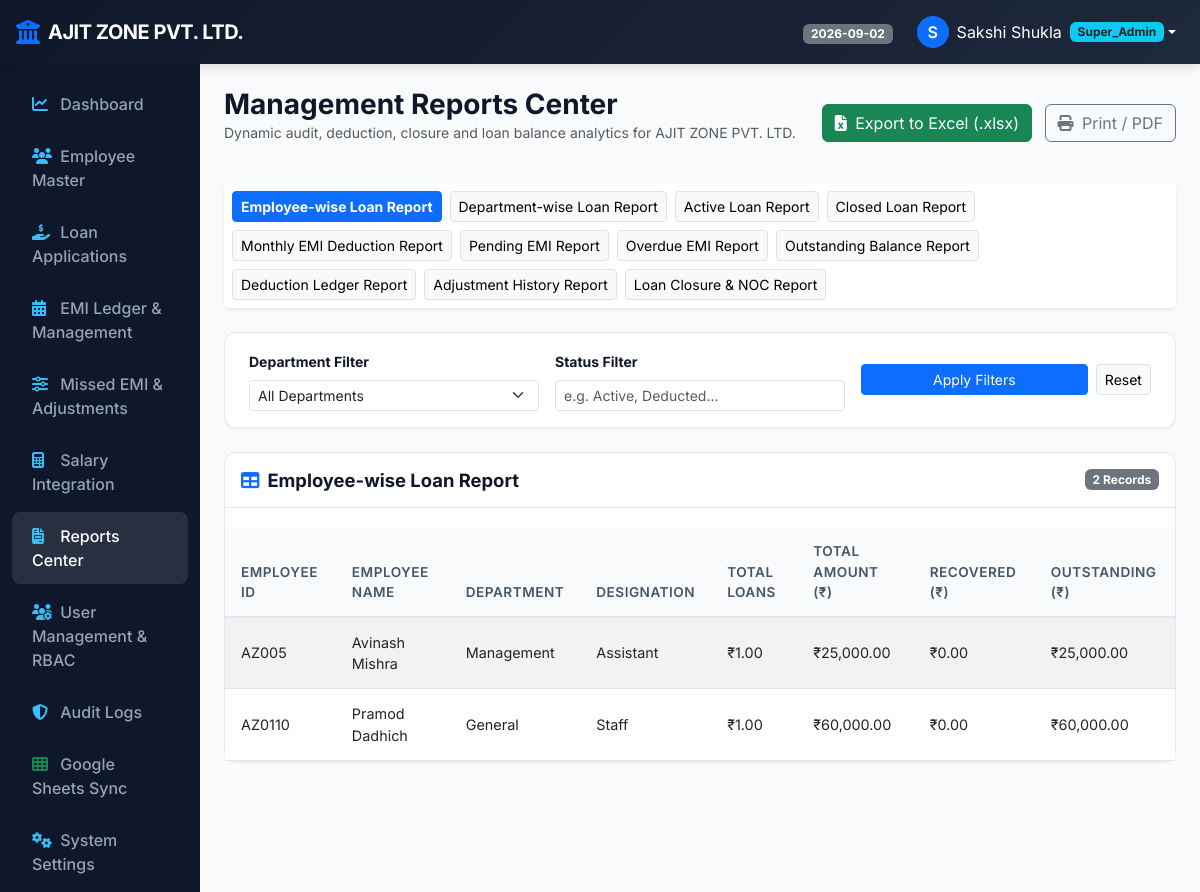
/reports?type=employee_loans (signed in), run on the app's committed database.
### models.py (models this page shows, shortened)
class SystemSetting(db.Model):
    __tablename__ = 'system_settings'
    id = db.Column(db.Integer, primary_key=True)
    key = db.Column(db.String(64), unique=True, nullable=False)
    value = db.Column(db.Text, nullable=True)
    description = db.Column(db.String(256), nullable=True)
    updated_at = db.Column(db.DateTime, default=datetime.utcnow, onupdate=datetime.utcnow)

class User(db.Model):
    __tablename__ = 'users'
    id = db.Column(db.Integer, primary_key=True)
    username = db.Column(db.String(64), unique=True, nullable=False, index=True)
    password_hash = db.Column(db.String(256), nullable=False)
    full_name = db.Column(db.String(128), nullable=False)
    email = db.Column(db.String(128), nullable=True)
    role = db.Column(db.String(32), nullable=False, default='HR')
    employee_id = db.Column(db.Integer, db.ForeignKey('employees.id'), nullable=True)
    permissions = db.Column(db.Text, nullable=True)
    is_primary_superadmin = db.Column(db.Boolean, default=False)
    is_active = db.Column(db.Boolean, default=True)
    created_at = db.Column(db.DateTime, default=datetime.utcnow)
    employee = db.relationship('Employee', foreign_keys=[employee_id], backref='user_account', uselist=False)
    def is_superadmin(self):
        return self.role == 'Super_Admin' or self.is_primary_superadmin
    def has_permission(self, module, action):
        if self.is_superadmin():
            return True
    def can_view_all(self, module):
        if self.is_superadmin():
            return True
        perms = self.get_permissions()
        actions = perms.get(module, [])
        return 'view_all' in actions

class Employee(db.Model):
    __tablename__ = 'employees'
    id = db.Column(db.Integer, primary_key=True)
    emp_id = db.Column(db.String(32), unique=True, nullable=False, index=True)
    name = db.Column(db.String(128), nullable=False)
    department = db.Column(db.String(64), nullable=False, index=True)
    designation = db.Column(db.String(64), nullable=False)
    current_salary = db.Column(db.Float, nullable=False, default=0.0)
    email = db.Column(db.String(128), nullable=True)
    phone = db.Column(db.String(32), nullable=True)
    pan_number = db.Column(db.String(32), nullable=True)
    aadhar_number = db.Column(db.String(32), nullable=True)
    bank_name = db.Column(db.String(64), nullable=True)
    bank_account_no = db.Column(db.String(64), nullable=True)
    ifsc_code = db.Column(db.String(32), nullable=True)
    status = db.Column(db.String(16), nullable=False, default='Active') # Active, Inactive, Terminated
    hiring_date = db.Column(db.Date, nullable=True)
    joining_date = db.Column(db.Date, nullable=True)
    address = db.Column(db.Text, nullable=True)
    city = db.Column(db.String(64), nullable=True)
    emergency_contact = db.Column(db.String(64), nullable=True)
    emergency_relation = db.Column(db.String(32), nullable=True)
    emergency_phone = db.Column(db.String(32), nullable=True)
    created_at = db.Column(db.DateTime, default=datetime.utcnow)
    updated_at = db.Column(db.DateTime, default=datetime.utcnow, onupdate=datetime.utcnow)
    loans = db.relationship('Loan', backref='employee', lazy=True)

### routes/reports.py (the view, shortened to what this page needs)
@reports_bp.route('/reports')
@login_required
@permission_required('reports', 'view')
def index():
    report_type = request.args.get('type', 'active_loans')
    dept_filter = request.args.get('department', '').strip()
    status_filter = request.args.get('status', '').strip()
    start_date = request.args.get('start_date', '').strip()
    end_date = request.args.get('end_date', '').strip()
    export_fmt = request.args.get('export', '').strip()
    if export_fmt == 'excel':
        if not (g.user.is_superadmin() or g.user.has_permission('reports', 'export')):
            flash('Access Denied: You do not have permission to export reports to Excel.', 'danger')
            return redirect(url_for('reports.index', type=report_type))
    emp_id_filter = None
    if not g.user.can_view_all('reports'):
        emp_id_filter = g.user.employee_id or -1
    columns, rows = generate_report_data(report_type, dept_filter, status_filter, start_date, end_date, emp_id_filter=emp_id_filter)
    departments = db.session.query(Employee.department).distinct().all()
    departments = [d[0] for d in departments if d[0]]
    return render_template(
        'reports/index.html',
        report_types=REPORT_TYPES,
        current_report=report_type,
        columns=columns,
        rows=rows,
        departments=departments,
        selected_dept=dept_filter,
        selected_status=status_filter,
        start_date=start_date,
        end_date=end_date
    )

### templates/reports/index.html (shortened to what this page needs)
{% extends 'base.html' %}
{% block content %}
<div class="d-flex justify-content-between align-items-center mb-4">
    <div>
        <h3 class="fw-bold mb-0">Management Reports Center</h3>
        <p class="text-muted small">Dynamic audit, deduction, closure and loan balance analytics for {{ COMPANY_NAME }}</p>
    </div>
    <div>
        {% if has_perm('reports', 'export') or is_superadmin() %}
        <a href="{{ url_for('reports.index', type=current_report, department=selected_dept, status=selected_status, export='excel') }}" class="btn btn-success me-2">
            <i class="fa-solid fa-file-excel me-1"></i> Export to Excel (.xlsx)
        </a>
        {% endif %}
        <button type="button" onclick="window.print()" class="btn btn-outline-secondary">
            <i class="fa-solid fa-print me-1"></i> Print / PDF
        </button>
    </div>
</div>
<div class="card mb-4 shadow-sm border-0">
    <div class="card-body p-2">
        <div class="d-flex flex-wrap gap-2">
            {% for r_key, r_name in report_types.items() %}
            <a href="{{ url_for('reports.index', type=r_key) }}" class="btn btn-sm {% if current_report == r_key %}btn-primary fw-bold{% else %}btn-light border{% endif %}">
                {{ r_name }}
            </a>
            {% endfor %}
        </div>
    </div>
</div>
<div class="content-card mb-4 py-3">
    <form method="GET" action="{{ url_for('reports.index') }}" class="row g-3 align-items-center">
        <div class="col-md-4">
            <label class="form-label small fw-bold">Department Filter</label>
            <select name="department" class="form-select form-select-sm" onchange="this.form.submit()">
                <option value="">All Departments</option>
            </select>
        </div>
        <div class="col-md-4">
            <label class="form-label small fw-bold">Status Filter</label>
            <input type="text" name="status" class="form-control form-control-sm" placeholder="e.g. Active, Deducted..." value="{{ selected_status }}">
        </div>
        <div class="col-md-4 d-flex align-items-end gap-2">
            <button type="submit" class="btn btn-sm btn-primary w-100">Apply Filters</button>
            <a href="{{ url_for('reports.index', type=current_report) }}" class="btn btn-sm btn-light border">Reset</a>
        </div>
    </form>
</div>
<div class="content-card p-0">
    <div class="card-header-flex px-3 pt-3">
        <h5 class="card-title-main"><i class="fa-solid fa-table me-2 text-primary"></i>{{ report_types.get(current_report) }}</h5>
        <span class="badge bg-secondary">{{ rows | length }} Records</span>
    </div>
    <div class="table-responsive">
        <table class="table table-custom table-striped">
            <thead>
                <tr>
                    {% for col in columns %}
                    <th>{{ col }}</th>
                    {% endfor %}
                </tr>
            </thead>
            <tbody>
                {% for row in rows %}
                <tr>
                    {% for cell in row %}
                    <td>
                        {% if cell is number %}
                            {% if loop.index in [5, 6, 7, 8] and current_report != 'dept_loans' %}
                                {{ cell | inr }}
                            {% else %}
                                {{ cell }}
                            {% endif %}
                        {% else %}
                            {{ cell }}
                        {% endif %}
                    </td>
                    {% endfor %}
                </tr>
                {% else %}
                <tr><td colspan="{{ columns | length }}" class="text-center text-muted py-4">No records matching report criteria.</td></tr>
                {% endfor %}
            </tbody>
        </table>
    </div>
</div>
{% endblock %}

### templates/base.html (shortened to what this page needs)
<!DOCTYPE html>
<html lang="en">
<head>
    <link href="https://cdn.jsdelivr.net/npm/bootstrap@5.3.0/dist/css/bootstrap.min.css" rel="stylesheet">
    <link href="https://cdnjs.cloudflare.com/ajax/libs/font-awesome/6.4.0/css/all.min.css" rel="stylesheet">
    <link href="{{ url_for('static', filename='css/custom.css') }}" rel="stylesheet">
</head>
<body>
    {% if session.get('user_id') %}
    <nav class="navbar navbar-expand-lg bg-brand-header navbar-dark sticky-top">
        <div class="container-fluid px-3">
            <a class="navbar-brand d-flex align-items-center" href="{{ url_for('dashboard.index') }}">
                <i class="fa-solid fa-building-columns text-primary me-2 fs-4"></i>
                <span class="navbar-brand-title">{{ COMPANY_NAME }}</span>
            </a>
            <div class="collapse navbar-collapse" id="navbarMain">
                <ul class="navbar-nav ms-auto align-items-center">
                    <li class="nav-item me-3 text-light">
                        <small class="text-muted"><i class="fa-regular fa-calendar-check me-1"></i>System Date:</small>
                        <span class="badge bg-secondary">2026-09-02</span>
                    </li>
                    <li class="nav-item dropdown">
                        <a class="nav-link dropdown-toggle d-flex align-items-center text-white" href="#" id="userDropdown" role="button" data-bs-toggle="dropdown">
                            <div class="bg-primary text-white rounded-circle d-flex align-items-center justify-content-center me-2" style="width: 32px; height: 32px; font-weight: 600;">
                                {{ session.get('full_name', 'U')[0] }}
                            </div>
                            <span>{{ session.get('full_name') }}</span>
                            <span class="badge bg-info ms-2 text-dark">{{ session.get('user_role') }}</span>
                        </a>
                    </li>
                </ul>
            </div>
        </div>
    </nav>
    <div class="container-fluid">
        <div class="row">
            <nav class="col-md-3 col-lg-2 d-md-block main-sidebar collapse">
                <div class="position-sticky">
                    <ul class="nav flex-column">
                        {% if has_perm('dashboard', 'view_all') or is_superadmin() %}
                        <li class="nav-item">
                            <a class="nav-link {% if request.endpoint == 'dashboard.index' %}active{% endif %}" href="{{ url_for('dashboard.index') }}">
                                <i class="fa-solid fa-chart-line"></i> Dashboard
                            </a>
                        </li>
                        {% endif %}
                        {% if has_perm('employees', 'view_all') or has_perm('employees', 'view_own') or is_superadmin() %}
                        <li class="nav-item">
                            <a class="nav-link {% if 'employee' in request.endpoint %}active{% endif %}" href="{{ url_for('employee.index') }}">
                                <i class="fa-solid fa-users"></i> Employee Master
                            </a>
                        </li>
                        {% endif %}
                        {% if has_perm('loan_applications', 'view_all') or has_perm('loan_applications', 'view_own') or has_perm('loan_applications', 'add') or is_superadmin() %}
                        <li class="nav-item">
                            <a class="nav-link {% if 'loan' in request.endpoint %}active{% endif %}" href="{{ url_for('loan.index') }}">
                                <i class="fa-solid fa-hand-holding-dollar"></i> Loan Applications
                            </a>
                        </li>
                        {% endif %}
                        {% if has_perm('emi', 'view_all') or has_perm('emi', 'view_own') or is_superadmin() %}
                        <li class="nav-item">
                            <a class="nav-link {% if 'emi.management' in request.endpoint %}active{% endif %}" href="{{ url_for('emi.management') }}">
                                <i class="fa-solid fa-calendar-days"></i> EMI Ledger & Management
                            </a>
                        </li>
                        {% endif %}
                        {% if has_perm('adjustments', 'view_all') or has_perm('adjustments', 'view_own') or is_superadmin() %}
                        <li class="nav-item">
                            <a class="nav-link {% if 'emi.adjustments' in request.endpoint %}active{% endif %}" href="{{ url_for('emi.adjustments') }}">
                                <i class="fa-solid fa-sliders"></i> Missed EMI & Adjustments
                            </a>
                        </li>
                        {% endif %}
                        {% if has_perm('salary', 'view_all') or is_superadmin() %}
                        <li class="nav-item">
                            <a class="nav-link {% if 'salary' in request.endpoint %}active{% endif %}" href="{{ url_for('salary.index') }}">
                                <i class="fa-solid fa-calculator"></i> Salary Integration
                            </a>
                        </li>
                        {% endif %}
                        {% if has_perm('reports', 'view_all') or has_perm('reports', 'view_own') or is_superadmin() %}
                        <li class="nav-item">
                            <a class="nav-link {% if 'reports' in request.endpoint %}active{% endif %}" href="{{ url_for('reports.index') }}">
                                <i class="fa-solid fa-file-invoice"></i> Reports Center
                            </a>
                        </li>
                        {% endif %}
                        {% if has_perm('user_mgmt', 'view_all') or is_superadmin() %}
                        <li class="nav-item">
                            <a class="nav-link {% if 'user_mgmt' in request.endpoint %}active{% endif %}" href="{{ url_for('user_mgmt.index') }}">
                                <i class="fa-solid fa-users-gear"></i> User Management & RBAC
                            </a>
                        </li>
                        {% endif %}
                        {% if has_perm('audit_logs', 'view_all') or is_superadmin() %}
                        <li class="nav-item">
                            <a class="nav-link {% if 'audit' in request.endpoint %}active{% endif %}" href="{{ url_for('audit.index') }}">
                                <i class="fa-solid fa-shield-halved"></i> Audit Logs
                            </a>
                        </li>
                        {% endif %}
                        {% if has_perm('settings', 'view_all') or has_perm('settings', 'manage') or is_superadmin() %}
                        <li class="nav-item">
                            <a class="nav-link {% if 'google_sheets' in request.endpoint %}active{% endif %}" href="{{ url_for('google_sheets.index') }}">
                                <i class="fa-solid fa-table-cells text-success"></i> Google Sheets Sync
                            </a>
                        </li>
                        <li class="nav-item">
                            <a class="nav-link {% if 'settings' in request.endpoint and 'google_sheets' not in request.endpoint %}active{% endif %}" href="{{ url_for('settings.index') }}">
                                <i class="fa-solid fa-gears"></i> System Settings
                            </a>
                        </li>
                        {% endif %}
                    </ul>
                </div>
            </nav>
            <main class="col-md-9 ms-sm-auto col-lg-10 px-md-4 py-4">
                {% block content %}{% endblock %}
            </main>
        </div>
    </div>
    {% else %}
        {% block login_content %}{% endblock %}
    {% endif %}
</body>
</html>

### data on the page
SystemSetting: value "AJIT ZONE PVT. LTD."
User: get "Super_Admin"
Employee: emp "AZ005", name "Avinash Mishra", department "Management", designation "Assistant", cell "₹1.00" "₹25,000.00" "₹0.00" "₹25,000.00"
Employee: emp "AZ0110", name "Pramod Dadhich", department "General", designation "Staff", cell "₹1.00" "₹60,000.00" "₹0.00" "₹60,000.00"

### other printed values
{{ session.get('full_name', 'U')[0] }} "S"
{{ session.get('full_name') }} "Sakshi Shukla"
{{ r_name }} "Employee-wise Loan Report" "Department-wise Loan Report" "Active Loan Report" "Closed Loan Report" "Monthly EMI Deduction Report" "Pending EMI Report" "Overdue EMI Report" "Outstanding Balance Report" "Deduction Ledger Report" "Adjustment History Report" "Loan Closure & NOC Report"
{{ report_types.get(current_report) }} "Employee-wise Loan Report"
{{ rows | length }} "2"
{{ col }} "EMPLOYEE ID" "EMPLOYEE NAME" "DEPARTMENT" "DESIGNATION" "TOTAL LOANS" "TOTAL AMOUNT (₹)" "RECOVERED (₹)" "OUTSTANDING (₹)"
